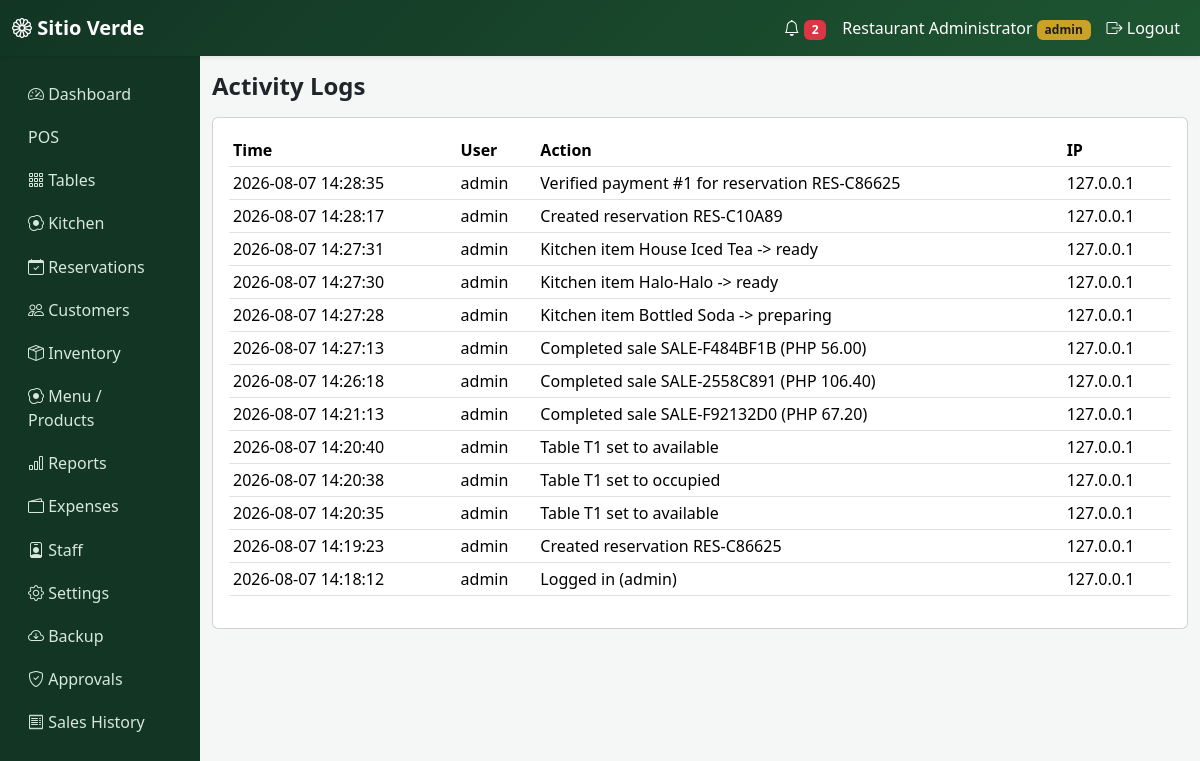
The page /admin/activity-logs (signed in) on the database its author committed.
### app/models.py (models this page shows)
class User(db.Model, UserMixin):
    id = db.Column(db.Integer, primary_key=True)
    username = db.Column(db.String(64), unique=True, nullable=False)
    password_hash = db.Column(db.String(256), nullable=False)
    role = db.Column(db.String(20), default="staff", nullable=False)  # admin | staff
    name = db.Column(db.String(120))
    active = db.Column(db.Boolean, default=True)
    created_at = db.Column(db.DateTime, default=datetime.utcnow)
    def is_admin(self):
        return self.role == "admin"

class ActivityLog(db.Model):
    id = db.Column(db.Integer, primary_key=True)
    user_id = db.Column(db.Integer, db.ForeignKey("user.id"))
    action = db.Column(db.String(255))
    ip_address = db.Column(db.String(64))
    timestamp = db.Column(db.DateTime, default=datetime.utcnow)
    user = db.relationship("User", foreign_keys=[user_id])

### app/admin/routes.py (the view)
@admin.route("/activity-logs")
@login_required
@admin_required
def activity_logs():
    logs = ActivityLog.query.order_by(ActivityLog.timestamp.desc()).limit(500).all()
    return render_template("admin/activity_logs.html", logs=logs)

### app/notifications/helpers.py (called while the page is built)
def unread_notification_count():
    return Notification.query.filter_by(is_read=False).count()

### app/templates/admin/activity_logs.html (shortened to what this page needs)
{% extends "base.html" %}
{% block content %}
<h4 class="fw-bold mb-3">Activity Logs</h4>
<div class="card p-3">
<table class="table table-sm">
  <thead><tr><th>Time</th><th>User</th><th>Action</th><th>IP</th></tr></thead>
  <tbody>
  {% for l in logs %}
    <tr><td>{{ l.timestamp.strftime('%Y-%m-%d %H:%M:%S') }}</td><td>{{ l.user.username if l.user else 'System' }}</td><td>{{ l.action }}</td><td>{{ l.ip_address }}</td></tr>
  {% endfor %}
  </tbody>
</table>
</div>
{% endblock %}

### app/templates/base.html (shortened to what this page needs)
<!DOCTYPE html>
<html lang="en">
<head>
  <link href="https://cdn.jsdelivr.net/npm/bootstrap@5.3.3/dist/css/bootstrap.min.css" rel="stylesheet">
  <link href="https://cdn.jsdelivr.net/npm/bootstrap-icons@1.11.3/font/bootstrap-icons.css" rel="stylesheet">
  <link href="{{ url_for('static', filename='css/style.css') }}" rel="stylesheet">
</head>
<body>
{% if current_user.is_authenticated %}
<nav class="navbar navbar-expand-lg navbar-sv shadow-sm">
  <div class="container-fluid">
    <a class="navbar-brand fw-bold" href="{{ url_for('main.dashboard') }}"><i class="bi bi-flower1"></i> Sitio Verde</a>
    <div class="collapse navbar-collapse" id="nav1">
      <ul class="navbar-nav ms-auto align-items-lg-center">
        <li class="nav-item">
          <a class="nav-link" href="{{ url_for('notifications.list_notifications') }}">
            <i class="bi bi-bell"></i>
            {% if unread_notifications %}<span class="badge bg-danger">{{ unread_notifications }}</span>{% endif %}
          </a>
        </li>
        <li class="nav-item"><span class="nav-link">{{ current_user.name or current_user.username }} <small class="badge badge-sv">{{ current_user.role }}</small></span></li>
        <li class="nav-item"><a class="nav-link" href="{{ url_for('auth.logout') }}"><i class="bi bi-box-arrow-right"></i> Logout</a></li>
      </ul>
    </div>
  </div>
</nav>
<div class="container-fluid">
  <div class="row">
    <div class="col-lg-2 sidebar py-3 d-none d-lg-block">
      <a href="{{ url_for('main.dashboard') }}"><i class="bi bi-speedometer2"></i> Dashboard</a>
      <a href="{{ url_for('pos.index') }}"> POS</a>
      <a href="{{ url_for('tables_bp.layout') }}"><i class="bi bi-grid-3x3-gap"></i> Tables</a>
      <a href="{{ url_for('kitchen.queue') }}"><i class="bi bi-egg-fried"></i> Kitchen</a>
      <a href="{{ url_for('reservations.list_reservations') }}"><i class="bi bi-calendar-check"></i> Reservations</a>
      <a href="{{ url_for('customers.list_customers') }}"><i class="bi bi-people"></i> Customers</a>
      {% if current_user.is_admin() %}
      <a href="{{ url_for('inventory.list_items') }}"><i class="bi bi-box-seam"></i> Inventory</a>
      <a href="{{ url_for('admin.products') }}"><i class="bi bi-egg-fried"></i> Menu / Products</a>
      <a href="{{ url_for('reports.index') }}"><i class="bi bi-bar-chart"></i> Reports</a>
      <a href="{{ url_for('expenses.list_expenses') }}"><i class="bi bi-wallet2"></i> Expenses</a>
      <a href="{{ url_for('admin.users') }}"><i class="bi bi-person-badge"></i> Staff</a>
      <a href="{{ url_for('admin.settings') }}"><i class="bi bi-gear"></i> Settings</a>
      <a href="{{ url_for('admin.backup') }}"><i class="bi bi-cloud-arrow-down"></i> Backup</a>
      <a href="{{ url_for('pos.approvals') }}"><i class="bi bi-shield-check"></i> Approvals</a>
      {% endif %}
      <a href="{{ url_for('pos.history') }}"><i class="bi bi-receipt"></i> Sales History</a>
    </div>
    <div class="col-lg-10 py-3">
      {% block content %}{% endblock %}
    </div>
  </div>
</div>
{% else %}
  {% block guest_content %}{% endblock %}
{% endif %}
</body>
</html>

### app/static/css/style.css (style rules this page uses)
:root { --sv-green-900: #123524; --sv-green-700: #1e5631; --sv-green-600: #2f7a4f; --sv-green-100: #eaf5ec; --sv-gold: #c9a227; }
body { background: #f4f7f5; font-family: 'Segoe UI', system-ui, sans-serif; }
.navbar-sv { background: linear-gradient(135deg, var(--sv-green-900), var(--sv-green-700)); }
.navbar-sv .nav-link, .navbar-sv .navbar-brand { color: #fff !important; }
.sidebar { background: var(--sv-green-900); min-height: 100vh; }
.sidebar a { color: #d8e8dc; display:block; padding: .6rem 1rem; text-decoration:none; border-radius:6px; }
.badge-sv { background: var(--sv-gold); color:#1e1e1e; }

### rows shown on the page
User: name "Restaurant Administrator", role "admin"
ActivityLog: timestamp "2026-08-07 14:28:35", user "admin", action "Verified payment #1 for reservation RES-C86625", ip_address "127.0.0.1"
ActivityLog: timestamp "2026-08-07 14:28:17", user "admin", action "Created reservation RES-C10A89", ip_address "127.0.0.1"
ActivityLog: timestamp "2026-08-07 14:27:31", user "admin", action "Kitchen item House Iced Tea -> ready", ip_address "127.0.0.1"
ActivityLog: timestamp "2026-08-07 14:27:30", user "admin", action "Kitchen item Halo-Halo -> ready", ip_address "127.0.0.1"
ActivityLog: timestamp "2026-08-07 14:27:28", user "admin", action "Kitchen item Bottled Soda -> preparing", ip_address "127.0.0.1"
ActivityLog: timestamp "2026-08-07 14:27:13", user "admin", action "Completed sale SALE-F484BF1B (PHP 56.00)", ip_address "127.0.0.1"
ActivityLog: timestamp "2026-08-07 14:26:18", user "admin", action "Completed sale SALE-2558C891 (PHP 106.40)", ip_address "127.0.0.1"
ActivityLog: timestamp "2026-08-07 14:21:13", user "admin", action "Completed sale SALE-F92132D0 (PHP 67.20)", ip_address "127.0.0.1"
ActivityLog: timestamp "2026-08-07 14:20:40", user "admin", action "Table T1 set to available", ip_address "127.0.0.1"
ActivityLog: timestamp "2026-08-07 14:20:38", user "admin", action "Table T1 set to occupied", ip_address "127.0.0.1"
ActivityLog: timestamp "2026-08-07 14:20:35", user "admin", action "Table T1 set to available", ip_address "127.0.0.1"
ActivityLog: timestamp "2026-08-07 14:19:23", user "admin", action "Created reservation RES-C86625", ip_address "127.0.0.1"
ActivityLog: timestamp "2026-08-07 14:18:12", user "admin", action "Logged in (admin)", ip_address "127.0.0.1"

### other values the page prints
{{ unread_notifications }} "2"
